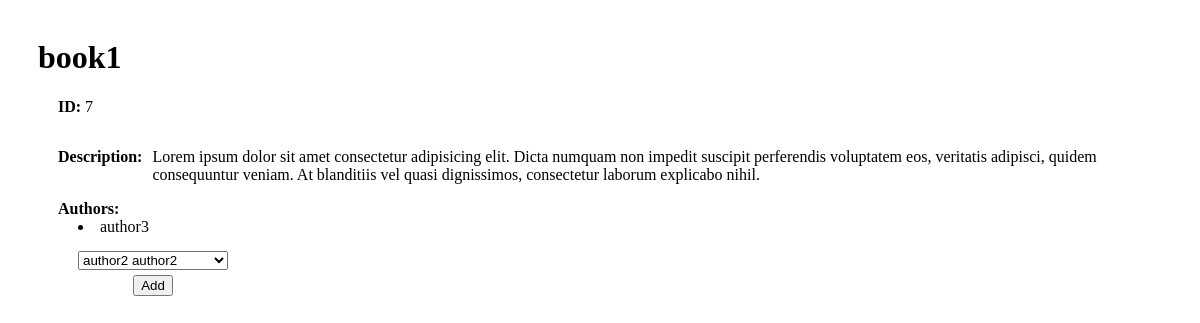
/books/7, run on the app's committed database.
### books_authors_app/models.py (models this page shows)
class Book(models.Model):
    title = models.CharField(max_length=255)
    desc = models.TextField()
    created_at = models.DateTimeField(auto_now_add=True)
    updated_at = models.DateTimeField(auto_now=True)

class Author(models.Model):
    first_name = models.CharField(max_length=45)
    last_name = models.CharField(max_length=45)
    notes = models.TextField()
    created_at = models.DateTimeField(auto_now_add=True)
    updated_at = models.DateTimeField(auto_now=True)
    books = models.ManyToManyField(Book, related_name="authors")

### books_authors_app/views.py (the view)
# urls.py: path('books/<int:id>', views.show_book),
def show_book(request, id):
    context = {
        'book': models.get_book(id),
        'unauthors': models.get_unassigned_authors(),
    }
    return render(request, 'show_book.html', context)

### books_authors_app/models.py (called while the page is built)
def get_book(book_id):
    return Book.objects.get(id=book_id)

def get_author(author_id):
    return Author.objects.get(id=author_id)

def get_all_authors():
    return Author.objects.all()

def get_author_books(author_id):
    author = get_author(author_id)
    return author.books.all()

def get_unassigned_authors():
    authors = get_all_authors()
    unassigned_authors = []
    for author in authors:
        if len(get_author_books(author.id)) < 1:
            unassigned_authors.append(author)
    return unassigned_authors

### books_authors_app/templates/show_book.html (shortened to what this page needs)
<!DOCTYPE html>
<html lang="en">
<head>
    {% load static %}
    <link rel="stylesheet" type="text/css" href="{% static 'css/show_book_style.css' %}">
</head>
<body>
    <h1>{{ book.title }}</h1>
    <div id="main_container">
        <p id="book_id"><span id="book_id_title">ID:</span> {{ book.id }}</p>
        <div id="desc_container">
            <p id="book_desc_title">Description:</p>
            <p id="book_desc">{{ book.desc }}</p>
        </div>
        <li class="main_list_item">Authors:</li>
        {% for author in book.authors.all %}
        <li class="list_item">{{ author.fist_name }} {{ author.last_name }}</li>
        {% endfor %}
        <div id="add_container">
            <form id="add_form" action="/assign_book_author" method="post">
                <select name="author_id" id="author_id">
                    {% for unauthor in unauthors %}
                    <option value="{{ unauthor.id }}">{{ unauthor.first_name }} {{ unauthor.last_name }}</option>
                    {% endfor %}
                </select>
                <input type="submit" value="Add">
            </form>
        </div>
    </div>
</body>
</html>

### books_authors_app/static/css/show_book_style.css (style rules this page uses)
body { padding: 10px 30px; }
.list_item, #add_form { margin-left: 20px; }
.main_list_item { list-style: none; }
#main_container { margin-left: 20px; }
#desc_container { display: flex; gap: 10px; }
.main_list_item, #book_desc_title, #book_id_title { font-weight: bold; }
#add_container { width: 150px; margin-left: 10px; }
#add_form { margin-top: 15px; display: flex; flex-direction: column; align-items: center; }
#author_id { margin-bottom: 5px; width: 150px; }

### data on the page
Book: title "book1", id "7", desc "Lorem ipsum dolor sit amet consectetur adipisicing elit. Dicta numquam non impedit suscipit perferendis voluptatem eos, veritatis adipisci, quidem consequuntur veniam. At blanditiis vel quasi dignissimos, consectetur laborum explicabo nihil."
Author: last_name "author3"

### other printed values
form field author_id "author2 author2"
